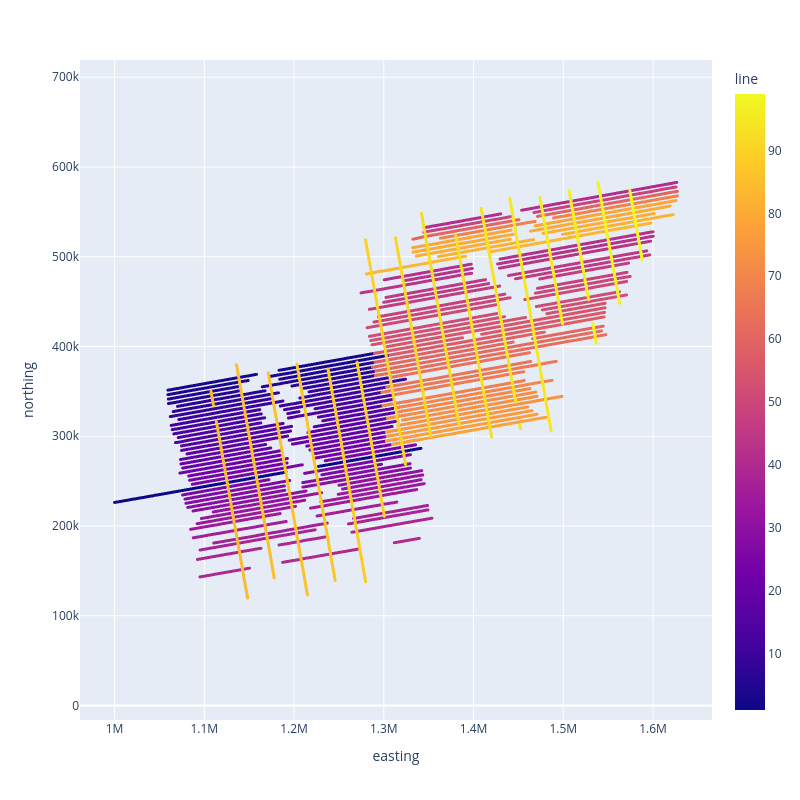

Here is the notebook cell this chart was saved with:
### Code cell
# plot the survey colored by line number
airbornegeo.plotly_points(
    data_df[::10],
    color_col="line",
    robust=False,
    size=3,
    edge_width=None,
)

### Figure 1 — Plotly figure (JSON) as saved in the notebook; plotly's stock layout.template omitted (floating-point values rounded to 4 significant figures; data arrays with more than 128 entries replaced by an {"elided": "..."} marker saying what was removed)
{"data": [{"hovertemplate": "easting=%{x}<br>northing=%{y}<br>line=%{marker.color}<extra></extra>", "legendgroup": "", "marker": {"color": {"elided": "33289 int values"}, "coloraxis": "coloraxis", "line": {"color": "black"}, "size": 3, "symbol": "circle"}, "mode": "markers", "name": "", "showlegend": false, "type": "scattergl", "x": {"elided": "33289 float values"}, "xaxis": "x", "y": {"elided": "33289 float values"}, "yaxis": "y"}], "layout": {"autosize": false, "coloraxis": {"cmax": 99, "cmin": 1, "colorbar": {"title": {"text": "line"}}, "colorscale": [[0, "#0d0887"], [0.1111, "#46039f"], [0.2222, "#7201a8"], [0.3333, "#9c179e"], [0.4444, "#bd3786"], [0.5556, "#d8576b"], [0.6667, "#ed7953"], [0.7778, "#fb9f3a"], [0.8889, "#fdca26"], [1, "#f0f921"]]}, "height": 800, "legend": {"tracegroupgap": 0}, "margin": {"t": 60}, "width": 800, "xaxis": {"anchor": "y", "domain": [0, 1], "title": {"text": "easting"}}, "yaxis": {"anchor": "x", "domain": [0, 1], "scaleanchor": "x", "scaleratio": 1, "title": {"text": "northing"}}}}
